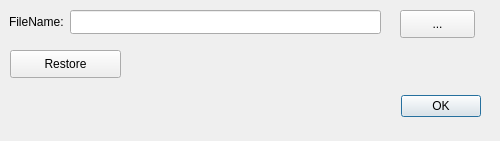
<ui version="4.0" >
 <class>RestoreDialog</class>
 <widget class="QDialog" name="RestoreDialog" >
  <property name="geometry" >
   <rect>
    <x>0</x>
    <y>0</y>
    <width>500</width>
    <height>141</height>
   </rect>
  </property>
  <property name="minimumSize" >
   <size>
    <width>500</width>
    <height>141</height>
   </size>
  </property>
  <property name="maximumSize" >
   <size>
    <width>500</width>
    <height>141</height>
   </size>
  </property>
  <property name="windowTitle" >
   <string>Restore</string>
  </property>
  <widget class="QDialogButtonBox" name="buttonBox" >
   <property name="geometry" >
    <rect>
     <x>140</x>
     <y>90</y>
     <width>341</width>
     <height>32</height>
    </rect>
   </property>
   <property name="orientation" >
    <enum>Qt::Horizontal</enum>
   </property>
   <property name="standardButtons" >
    <set>QDialogButtonBox::Ok</set>
   </property>
  </widget>
  <widget class="QLineEdit" name="restoreLineEdit" >
   <property name="geometry" >
    <rect>
     <x>70</x>
     <y>10</y>
     <width>311</width>
     <height>24</height>
    </rect>
   </property>
  </widget>
  <widget class="QLabel" name="label" >
   <property name="geometry" >
    <rect>
     <x>9</x>
     <y>13</y>
     <width>81</width>
     <height>18</height>
    </rect>
   </property>
   <property name="text" >
    <string>FileName:</string>
   </property>
  </widget>
  <widget class="QPushButton" name="restoreChooseFilePushButton" >
   <property name="geometry" >
    <rect>
     <x>400</x>
     <y>10</y>
     <width>75</width>
     <height>28</height>
    </rect>
   </property>
   <property name="text" >
    <string>...</string>
   </property>
  </widget>
  <widget class="QPushButton" name="restorePushButton" >
   <property name="geometry" >
    <rect>
     <x>10</x>
     <y>50</y>
     <width>111</width>
     <height>28</height>
    </rect>
   </property>
   <property name="text" >
    <string>Restore</string>
   </property>
  </widget>
 </widget>
 <resources/>
 <connections>
  <connection>
   <sender>buttonBox</sender>
   <signal>accepted()</signal>
   <receiver>RestoreDialog</receiver>
   <slot>accept()</slot>
   <hints>
    <hint type="sourcelabel" >
     <x>248</x>
     <y>254</y>
    </hint>
    <hint type="destinationlabel" >
     <x>157</x>
     <y>274</y>
    </hint>
   </hints>
  </connection>
  <connection>
   <sender>buttonBox</sender>
   <signal>rejected()</signal>
   <receiver>RestoreDialog</receiver>
   <slot>reject()</slot>
   <hints>
    <hint type="sourcelabel" >
     <x>316</x>
     <y>260</y>
    </hint>
    <hint type="destinationlabel" >
     <x>286</x>
     <y>274</y>
    </hint>
   </hints>
  </connection>
 </connections>
</ui>
